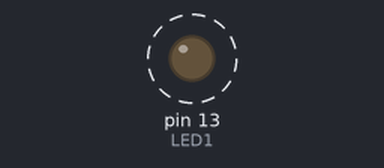
A sketch run on a simulated Arduino Uno, built with avr-gcc and run on an emulated ATmega328P. On the bench: output pins drawn as LEDs (lit = HIGH). Dashed ring = blinking.

Above: at 0.3 s.
Timing chart, 0 to 3.0 s (numbered marks = the images above):
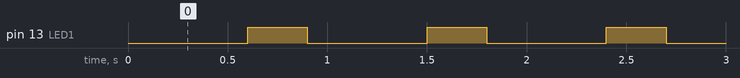

The sketch:

Analog_Write.ino
```cpp
/* Code to control the brightness of the LED(Analog signal)*/

int LED1 = 13;

void setup() {
   pinMode(LED1, OUTPUT);
}


void loop() {
  /* Wave strength number is from 0- 255. You can put a number from 0 to 255. */

  analogWrite(LED1, 50);  // turn on LED1 and wave strength is 50
  delay(300);                  // wait for 300ms
  analogWrite(LED1, 120);  // turn on LED1 and wave strength is 120
  delay(300);                  // wait for 300ms
  analogWrite(LED1, 225);  // turn on LED1 and wave strength is 225
  delay(300);                  // wait for 300ms

}
```

Measured:
- by itself, pin 13 (LED1): alternates HIGH for 0.30 s and LOW for 0.60 s
